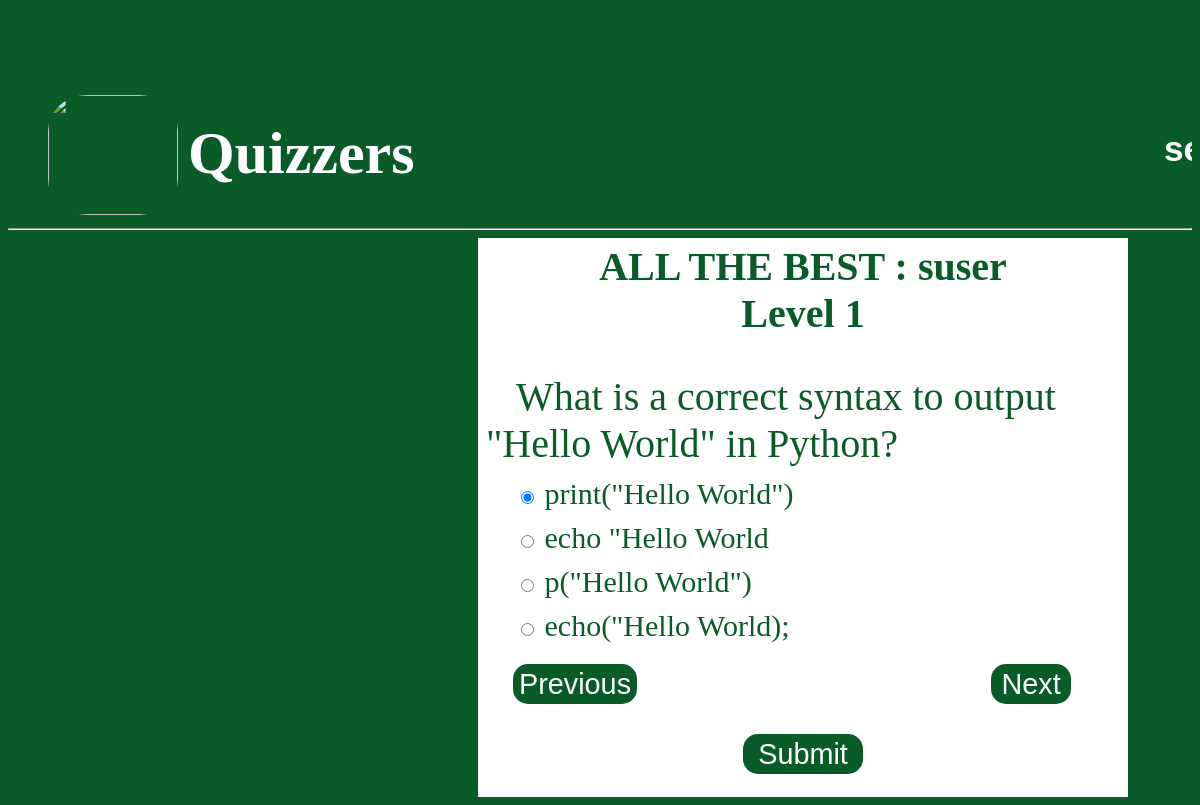
/quiz/level1_quiz/ (signed in), run on the app's committed database.
### quiz/models.py (models this page shows, shortened)
class User(AbstractUser):
    is_player = models.BooleanField(default=False)
    first_name = models.CharField(max_length=80)
    last_name = models.CharField(max_length=80)
    custom_user_groups = models.ManyToManyField(Group, related_name='custom_users')

class QuesModel(models.Model):
    LEVEL_CHOICES = (
        ('Level 1', 'Level 1'),
        ('Level 2', 'Level 2'),
    )
    question = models.CharField(max_length=200, null=True)
    op1 = models.CharField(max_length=200, null=True)
    op2 = models.CharField(max_length=200, null=True)
    op3 = models.CharField(max_length=200, null=True)
    op4 = models.CharField(max_length=200, null=True)
    ans = models.CharField(max_length=200, null=True)
    level = models.CharField(max_length=10, choices=LEVEL_CHOICES,default='level1')

### quiz/views.py (the view)
# urls.py: path('level1_quiz/', views.level1_quiz,{'level': 'Level 1'}, name='level1_quiz'),
def level1_quiz(request,level):
    if request.method == 'POST':
        print(request.POST)
        level1_questions = QuesModel.objects.filter(level='Level 1')
        score=0
        wrong=0
        correct=0
        total=0
        for q in level1_questions:
            total+=1
            print(request.POST.get(q.question))
            print(q.ans)
            print()
            if q.ans == request.POST.get(q.question):
                score+=10
                correct+=1
            else:
                score-=2
                wrong+=1
        percent = score/(total*10) *100
        user = request.user if request.user.is_authenticated else None
        result = ResultModel(user= user,
                             score=score,
                             level=level,
                             percentage=percent,
                             correct_answers=correct,
                             incorrect_answers=wrong,
                             total_question=total)
        result.save()
        context = {
            'score':score,
            'time': request.POST.get('timer'),
            'correct':correct,
            'wrong':wrong,
            'percent':percent,
            'total':total,
            'level':level,
            'date': timezone.now
        }
        return render(request,'result.html',context)
    else:
        level1_questions = QuesModel.objects.filter(level='Level 1')
        context = {
            'questions':level1_questions
        }
        return render(request,'level1.html',context)

### templates/level1.html (shortened to what this page needs)
<!DOCTYPE html>
<html lang="en">
<head>
</head>
<body>
<div class="header">
<button class="button1">
    <div align="right" id="displaytimer"><b>Timer: 0 seconds</b></div></button>
<img src="https://cdn.shopify.com/s/files/1/0558/6413/1764/files/Fox_Logo_Designs_1_1024x1024.gif?v=1657192005 " class="fox">
<h1>Quizzers</h1>
<hr>
</div>
<div>
    <div class="card-columns" style=" margin-left: 470px;">
        <div class="card" align="centre " style=" width: 40rem; border:5px white solid;background-color: white;">
<h3>ALL THE BEST : {{ user.get_username }}</h3>
    <h2>Level 1</h2>
    <form id="quiz-form" method="post" action="">
        <table>
            <tbody>
                {% for q in questions %}
                <tr class="quiz-question">
                    <td>
                        <label class="que" >{{ q.question }}</label>
                        <div class="form-check">
                            <input class="form-check-input" type="radio" name="{{ q.question }}" value="option1" checked>
                            <label class="form-check-label">
                                {{ q.op1 }}
                            </label>
                        </div>
                        <div class="form-check">
                            <input class="form-check-input" type="radio" name="{{ q.question }}" value="option2">
                            <label class="form-check-label" >
                                {{ q.op2 }}
                            </label>
                        </div>
                        <div class="form-check">
                            <input class="form-check-input" type="radio" name="{{ q.question }}" value="option3">
                            <label class="form-check-label" >
                                {{ q.op3 }}
                            </label>
                        </div>
                        <div class="form-check">
                            <input class=form-check-input" type="radio" name="{{ q.question }}" value="option4">
                            <label class="form-check-label" >
                                {{ q.op4 }}
                            </label>
                        </div>
                    </td>
                </tr>
                {% endfor %}
            </tbody>
        </table>
        <br>
        <button id="prev" type="button" class="btn1 btn-primary" name="button">Previous</button>
    <button id="next" type="button" class="btn2 btn-primary" name="button">Next</button>
            <button type="submit" class="btn3 btn-primary" value="Submit Quiz">Submit</button>
    </form>
    <br>
        </div>
    </div>
</div>
</body>
</html>

### templates/level1.html (style rules this page uses)
tbody tr:not(.visible) { display: none; }
body { background-color: #095c27; }
h1 { color:white; margin-left: 180px; font-size:60px; margin-top: -100px; }
.button1 { margin-left:1150px; margin-top: 40px; }
.button1 { min-width: 50px; height: 40px; border-radius: 25px; border: none; font-size:2.2rem; color:white; background-color:#095c27; }
.fox { height:120px; width: 130px; margin-top: -70px; margin-left:40px; border-radius: 30%; }
.header { background-color: #095c27; overflow: hidden; position: sticky; position: -webkit-sticky; top: 0; }
h3 { font-size:40px; margin-top: 0px; color:#095c27; text-align: center; }
h2 { font-size:40px; margin-top: -40px; color:#095c27; text-align: center; }
.que { font-size:40px; padding: 30px; color:#095c27; }
.form-check { font-size:30px; margin-left: 30px; color:#095c27; margin-top: 10px; }
.btn1 { min-width: 80px; height: 40px; border-radius: 15px; border: none; font-size:1.8rem; color:white; background-color:#095c27; margin-left:30px; }
.btn2 { min-width: 80px; height: 40px; border-radius: 15px; border: none; font-size:1.8rem; color:white; background-color:#095c27; margin-left:350px; }
.btn3 { width: 120px; height: 40px; border-radius: 15px; border: none; font-size:1.8rem; color:white; background-color:#095c27; margin-top:30px; margin-left:260px; }

### data on the page
User: get_username "suser"
QuesModel: question "What is a correct syntax to output \"Hello World\" in Python?", op1 "print(\"Hello World\")", op2 "echo \"Hello World", op3 "p(\"Hello World\")", op4 "echo(\"Hello World);"
